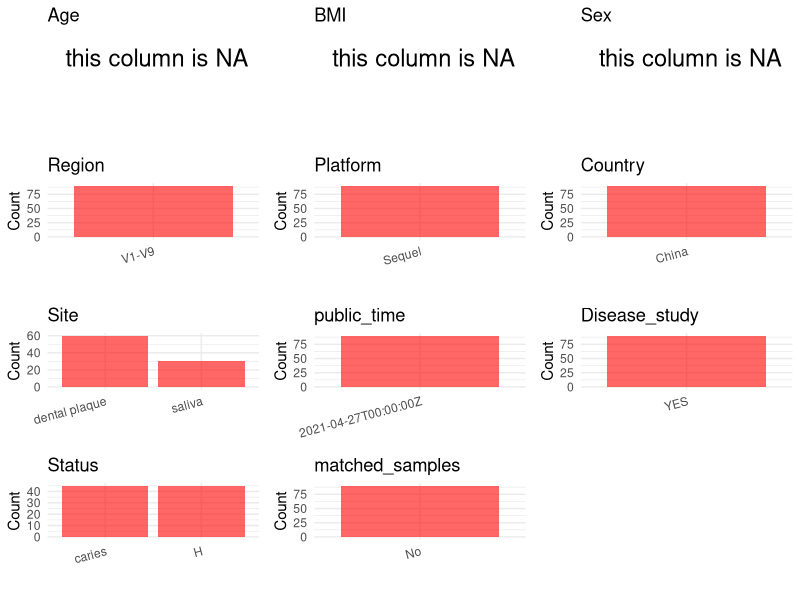

Write the R code that produced this figure. (Note: this script raises an error after producing the figure.)
## ---- chunk 1
# Load necessary libraries
library(dplyr)
library(ggplot2)
library(cowplot)
library(stringr)

# Set working directory (update this path to your local directory)
setwd("/home/hby/oral_project/PRJNA725075")

# Read the initial metadata files
initial_meta <- read.csv("SraRunTable.csv", header = T)

# Combine the two metadata files
# meta <- rbind(initial_meta, initial_meta1)

# Remove entries non-oral samples
# initial_meta <- subset(initial_meta,isolate %in% c("saliva","tongue coat"))

# Check the number of samples containing "HT" in Sample.Name (e.g., healthy controls)
# nrow(subset(meta, grepl("HT", Sample.Name)))

# Display the first few rows of the metadata
head(initial_meta)
## ---- chunk 2
# Create a uniform metadata dataframe
metadata <- data.frame(
  BioProject = initial_meta$BioProject,
  Run = initial_meta$Run,
  sample_name = initial_meta$Sample_Name,
  Platform = initial_meta$Instrument,
  Country = initial_meta$geo_loc_name_country,
  public_time = initial_meta$ReleaseDate,
  Site = NA,
  Sex = NA,
  Age = NA,
  BMI = NA,
  Status = NA,
  stringsAsFactors = FALSE
)
metadata <- metadata %>%
  mutate(
    Site = case_when(
      str_detect(sample_name, "S") ~ "saliva",
      str_detect(sample_name, "P|D") ~ "dental plaque",
      TRUE ~ NA_character_ # Default to NA if no condition is met
    ),
    Status = case_when(
      str_detect(sample_name, "H") ~ "H",
      str_detect(sample_name, "C") ~ "caries",
      TRUE ~ NA_character_ # Default to NA
    )
  )
## ---- chunk 3
# Add information obtained from the publication
metadata$Region <- "V1-V9"
metadata$PCR_primers <- "FWD:AGAGTTTGATCCTGGCTCAG; REV:GGTTACCTTGTTACGACTT"
metadata$title <- "The impact of caries status on supragingival plaque and salivary microbiome in children with mixed dentition: a cross-sectional survey"
metadata$Disease_study <- "YES"
metadata$matched_samples <- "No"
## ---- chunk 4
# Check the number of unique runs and sample names
print(paste("Number of unique runs:", length(unique(metadata$Run))))
print(paste("Number of unique sample names:", length(unique(metadata$sample_name))))
## ---- chunk 5
# Select columns for visualization
plot_data <- metadata %>%
  select(-BioProject, -Run, -sample_name, -title)

# Function to create simple plots for each column
create_simple_plots <- function(data) {
  plots <- list()

  for (col in colnames(data)) {
    # Check if the column is all NA
    if (all(is.na(data[[col]]))) {
      # Create an empty plot with text indicating all NA
      p <- ggplot() +
        annotate("text", x = 0.5, y = 0.5, label = "this column is NA", size = 6) +
        labs(title = col) +
        theme_void()
    } else if (is.numeric(data[[col]])) {
      # Numeric variable: histogram
      p <- ggplot(data, aes(x = .data[[col]])) +
        geom_histogram(fill = "blue", alpha = 0.6, bins = 20, na.rm = TRUE) +
        labs(title = col) +
        theme_minimal()
    } else {
      # Categorical variable: bar plot (remove NA values)
      count_data <- as.data.frame(table(data[[col]], useNA = "ifany"))
      p <- ggplot(count_data, aes(x = reorder(Var1, -Freq), y = Freq)) +
        geom_col(fill = "red", alpha = 0.6) +
        labs(title = col, x = NULL, y = "Count") +
        theme_minimal() +
        theme(axis.text.x = element_text(angle = 15, hjust = 1))
    }
    plots[[col]] <- p
  }

  return(plots)
}

# Generate and arrange plots
plots <- create_simple_plots(plot_data)
p <- plot_grid(plots$Age,
  plots$BMI,
  plots$Sex,
  plots$Region,
  plots$Platform,
  plots$Country,
  plots$Site,
  plots$public_time,
  plots$Disease_study,
  plots$Status,
  plots$matched_samples, # add
  ncol = 3, align = "hv", axis = "lb"
)
ggsave("Metadata_Summary.png", plot = p, width = 8, height = 6, dpi = 150)
## ---- chunk 6
knitr::include_graphics("Metadata_Summary.png")
## ---- chunk 7
# Reorder columns to match the desired format
metadata <- metadata[, c(
  "BioProject", "Run", "sample_name", "Age", "BMI", "Sex",
  "Region", "Platform", "Country", "Site", "public_time",
  "PCR_primers", "title", "Disease_study", "Status", "matched_samples"
)]

# Export the uniform metadata to a CSV file
write.csv(metadata, file = "metadata.csv", quote = FALSE)
head(metadata)
